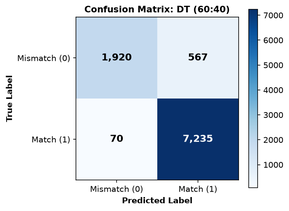
#> input picture results/confusion_matrices/dt_60_40.png, 289 x 211 px, shrunk from 746 x 544 before the run; its folder holds 6 pictures in this run
$ python create_composite_cm_figures.py
#> lines starting #> are read from the running program, lines starting #| are printed output that depends on the picture
import matplotlib
matplotlib.use('Agg')
import matplotlib.pyplot as plt
import numpy as np
from PIL import Image
from pathlib import Path

workspace = Path(__file__).resolve().parents[1]
cm_dir = workspace / "results" / "confusion_matrices"

assert cm_dir.exists(), "Confusion matrix directory missing!"

def create_composite(model_prefix, title_prefix, save_path):
#> called with model_prefix = 'dt', title_prefix = 'Decision Tree'
    splits = ["60_40", "70_30", "80_20"]
    split_labels = ["60:40 Split", "70:30 Split", "80:20 Split"]

    fig, axes = plt.subplots(1, 3, figsize=(13, 4.2), dpi=200)

    for idx, (split, label) in enumerate(zip(splits, split_labels)):
        img_path = cm_dir / f"{model_prefix}_{split}.png"
        assert img_path.exists(), f"Missing {img_path}"

        img = Image.open(img_path)
#> img is the input picture: PIL image 289x211 RGBA; mean R, G, B, A 206.2, 215.3, 226, 255
        axes[idx].imshow(img)
        axes[idx].axis('off')
        axes[idx].set_title(f"{title_prefix} ({label})", fontsize=11, fontweight='bold', pad=8)

    fig.tight_layout()
    fig.savefig(save_path, bbox_inches='tight', facecolor='white')
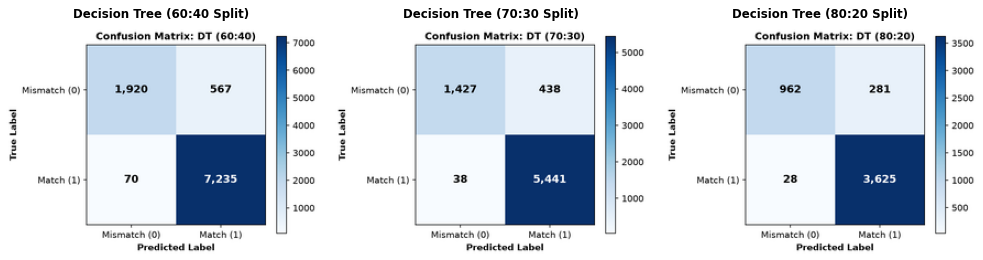
#> figure drawn by matplotlib, 3 panels
    plt.close(fig)
    print(f"[SUCCESS] Saved composite figure: {save_path.relative_to(workspace)}")

dt_path = cm_dir / "dt_composite.png"
rf_path = cm_dir / "rf_composite.png"

create_composite("dt", "Decision Tree", dt_path)
create_composite("rf", "Random Forest", rf_path)
#> call 2 of create_composite, with model_prefix = 'rf', title_prefix = 'Random Forest'
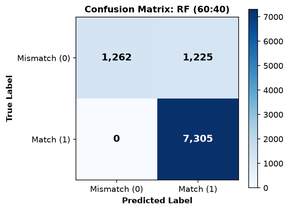
#> input picture results/confusion_matrices/rf_60_40.png, 289 x 211 px, shrunk from 746 x 544 before the run
#> in create_composite, img is the input picture: PIL image 289x211 RGBA; mean R, G, B, A 206, 215.1, 225.9, 255
#> (the run stopped early here; a loop or call above may not have finished)
